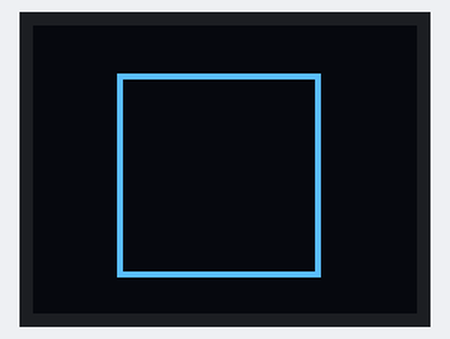
This sketch was run on a simulated Arduino Uno, built with avr-gcc and run on an emulated ATmega328P. On the bench: 64×48 one-colour display.

Above: at 0.39 s.
At 4.98 s:
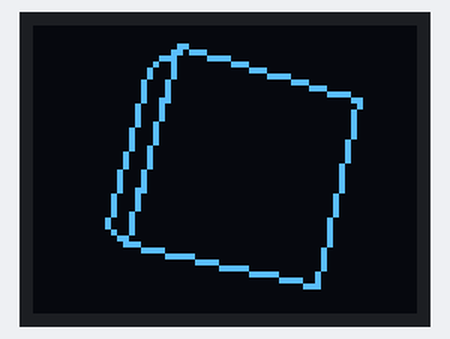
At 10.8 s:
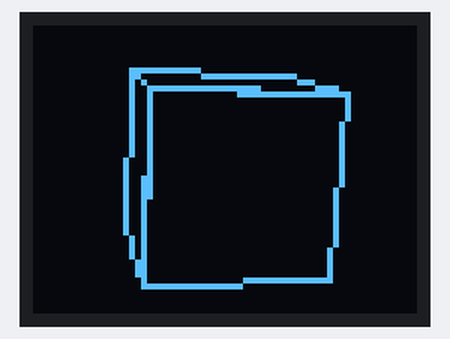
At 20.09 s:
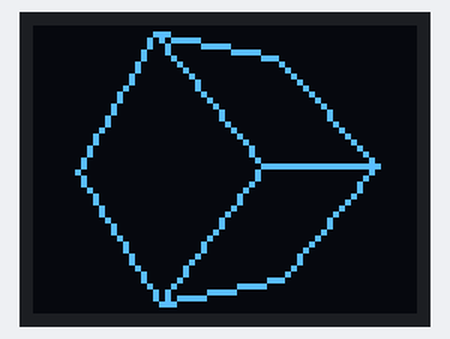
At 29.16 s:
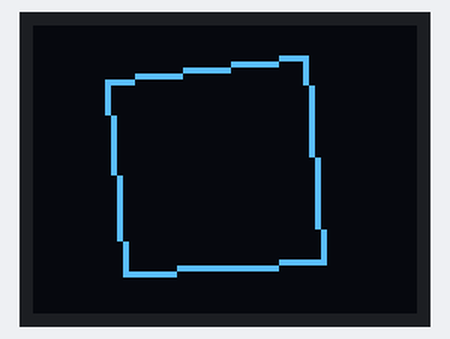
At 39.38 s:
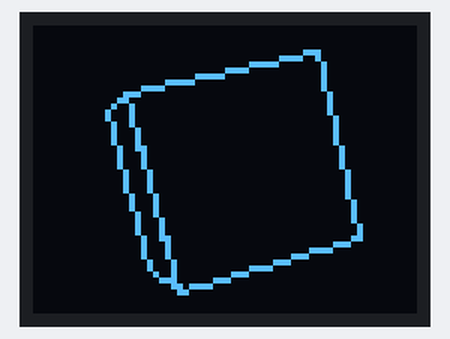

The sketch:

microview-3d-engine.ino
```cpp
#include <MicroView.h>
#include <math.h>
#include "3dengine.h"

// Choose a shape in this header file:
#include "shape.h"

Device *device;
Camera *camera;
Mesh *meshes[1];

void setup()
{
	int cameraLocation = 8;
	device = new Device();
    /*
    	3D Cube mesh:

		  4--------5       Left hand
    	 /|       /|       +y
	    0--------1 |       |
		| |      | |       +-- +x
		| 7------|-6      /
		|/       |/      +z
		3--------2

		Origin at center of 2x2 cube.

		Face is visible if vertices are ordered clockwise.
	*/

#ifdef CUBE
	Mesh *mesh = new Mesh(8, 12);
	mesh->vertices[0] = Vector3(-1, 1, 1);
	mesh->vertices[1] = Vector3(1, 1, 1);
	mesh->vertices[2] = Vector3(1, -1, 1);
	mesh->vertices[3] = Vector3(-1, -1, 1);
	mesh->vertices[4] = Vector3(-1, 1, -1);
	mesh->vertices[5] = Vector3(1, 1, -1);
	mesh->vertices[6] = Vector3(1, -1, -1);
	mesh->vertices[7] = Vector3(-1, -1, -1);

	mesh->faces[0] = Face(3, 0, 1);
	mesh->faces[1] = Face(1, 2, 3);
	mesh->faces[2] = Face(7, 4, 0);
	mesh->faces[3] = Face(0, 3, 7);
	mesh->faces[4] = Face(5, 4, 7);
	mesh->faces[5] = Face(7, 6, 5);

	mesh->faces[6] = Face(1, 5, 6);
	mesh->faces[7] = Face(6, 2, 1);
	mesh->faces[8] = Face(4, 5, 1);
	mesh->faces[9] = Face(1, 0, 4);
	mesh->faces[10] = Face(2, 6, 7);
	mesh->faces[11] = Face(7, 3, 2);
#endif


	// Icosahedron
	// (Don't forget to correct Device::render
	//  and adjust camera position!)
#ifdef ICOSAHEDRON
	cameraLocation = 10;

	Mesh *mesh = new Mesh(12, 20);
	float t = (1.0 + sqrt(5.0)) / 2.0;

	mesh->vertices[0] = Vector3( 0,  t,  1);
	mesh->vertices[1] = Vector3( 0,  t, -1);
	mesh->vertices[2] = Vector3( 0, -t,  1);
	mesh->vertices[3] = Vector3( 0, -t, -1);

	mesh->vertices[4] = Vector3( t, -1,  0);
	mesh->vertices[5] = Vector3( t,  1,  0);
	mesh->vertices[6] = Vector3(-t, -1,  0);
	mesh->vertices[7] = Vector3(-t,  1,  0);

	mesh->vertices[8] =  Vector3(-1,  0, -t);
	mesh->vertices[9] =  Vector3( 1,  0, -t);
	mesh->vertices[10] = Vector3(-1,  0,  t);
	mesh->vertices[11] = Vector3( 1,  0,  t);

	// create 20 triangles of the icosahedron
	mesh->faces[0] = Face(0, 1, 5);
	mesh->faces[1] = Face(5, 4, 11);
	mesh->faces[2] = Face(11, 10, 0);
	mesh->faces[3] = Face(0, 5, 11);
	mesh->faces[4] = Face(1, 9, 5);
	mesh->faces[5] = Face(5, 9, 4);
	mesh->faces[6] = Face(11, 4, 2);
	mesh->faces[7] = Face(11, 2, 10);
	mesh->faces[8] = Face(10, 7, 0);
	mesh->faces[9] = Face(7, 1, 0);
	mesh->faces[10] = Face(8, 6, 3);
	mesh->faces[11] = Face(8, 7, 6);
	mesh->faces[12] = Face(6, 2, 3);
	mesh->faces[13] = Face(3, 9, 8);
	mesh->faces[14] = Face(8, 1, 7);
	mesh->faces[15] = Face(6, 7, 10);
	mesh->faces[16] = Face(2, 6, 10);
	mesh->faces[17] = Face(4, 3, 2);
	mesh->faces[18] = Face(9, 3, 4);
	mesh->faces[19] = Face(9, 1, 8);
#endif

	// Simple space ship
#ifdef SPACESHIP
	Mesh *mesh = new Mesh(4,4);
	mesh->vertices[0] = Vector3(0,-0.5,1);
	mesh->vertices[1] = Vector3(0.5,-0.5,-1);
	mesh->vertices[2] = Vector3(-0.5,-0.5,-1);
	mesh->vertices[3] = Vector3(0, 0.5,-1);

	mesh->faces[0] = Face(1,3,2);
	mesh->faces[1] = Face(0,3,1);
	mesh->faces[2] = Face(0,2,3);
	mesh->faces[3] = Face(0,1,2);
#endif

	meshes[0] = mesh;

	camera = new Camera();
	camera->position = Vector3(0, 0, cameraLocation);
	camera->target = Vector3::zero();
}

void loop()
{
	device->clear();

	Mesh *mesh = meshes[0];

	mesh->rotation.x += 0.01;
	mesh->rotation.y += 0.01;

	device->render(camera, meshes, 1);

	device->present();
}
```

3dengine.h
```cpp
typedef unsigned char Color;
typedef unsigned char byte;

class Matrix;

class Vector3
{
public:
	float x;
	float y;
	float z;

	Vector3();
	Vector3(float x, float y, float z);

	Vector3 operator-(const Vector3& other);

	static Vector3 zero();
	static Vector3 up();
	static Vector3 transformCoordinate(Vector3 vector, Matrix transformation);
	static Vector3 cross(Vector3 left, Vector3 right);
	static float dot(Vector3 left, Vector3 right);

	float length();
	void normalize();
};

class Quaternion
{
public:
	float x;
	float y;
	float z;
	float w;

	Quaternion();

	static Quaternion rotationYawPitchRoll(float yaw, float pitch, float roll);

	Matrix toRotationMatrix();
};

class Matrix
{
public:
	float m[16];

	Matrix();
	Matrix(float m[16]);
	Matrix(float initialM11, float initialM12, float initialM13, float initialM14,
	       float initialM21, float initialM22, float initialM23, float initialM24,
	       float initialM31, float initialM32, float initialM33, float initialM34,
	       float initialM41, float initialM42, float initialM43, float initialM44);

	Matrix operator*(const Matrix& other);

	static Matrix zero();
	static Matrix identity();
	static Matrix translation(Vector3 vector);
	static Matrix translation(float x, float y, float z);
	static Matrix lookAtLH(Vector3 eye, Vector3 target, Vector3 up);
	static Matrix perspectiveFovLH(float fov, float aspect, float znear, float zfar);
	static Matrix rotationYawPitchRoll(float yaw, float pitch, float roll);
};

struct Face
{
public:
	byte a;
	byte b;
	byte c;
	Vector3 normal;

	Face();
	Face(byte a, byte b, byte c);
};

class Mesh
{
public:
	int numberOfVertices;
	Vector3 *vertices;
	int numberOfFaces;
	Face *faces;
	Vector3 position;
	Vector3 rotation;

	Mesh(int numberOfVertices, int numberOfFaces);
};

class Camera
{
public:
	Vector3 position;
	Vector3 target;

	Camera();
};

class Device
{
private:
	float width;
	float height;
public:
	Device();

	void clear();
	void present();
	Vector3 project(Vector3 coord, Matrix transMat);
	void drawPoint(Vector3 point);
	void drawLine(Vector3 point0, Vector3 point1);
	void render(Camera *camera, Mesh **meshes, int numberOfMeshes);
};
```

camera.cpp
```cpp
#include "3dengine.h"

Camera::Camera()
{
	this->position = Vector3::zero();
	this->target = Vector3::zero();
}
```

device.cpp
```cpp
#include <math.h>
#include <MicroView.h>
#include "3dengine.h"
#include "shape.h"

Device::Device()
{
	uView.begin();
	uView.clear(PAGE);
	width = uView.getLCDWidth();
	height = uView.getLCDHeight();
}

void Device::clear()
{
	uView.clear(PAGE);
}

void Device::present()
{
	uView.display();
}

Vector3 Device::project(Vector3 coord, Matrix transMat)
{
	Vector3 point = Vector3::transformCoordinate(coord, transMat);

	float x = point.x * width + width / 2.0;
	float y = -point.y * height + height / 2.0;

	return Vector3(x, y, point.z);
}

void Device::drawPoint(Vector3 point)
{
	uView.pixel((int)point.x, (int)point.y, WHITE, NORM);
}

void Device::drawLine(Vector3 point0, Vector3 point1)
{
	int x = (int)point0.x;
	int y = (int)point0.y;
	int x2 = (int)point1.x;
	int y2 = (int)point1.y;

	// Extremely Fast Line Algorithm (Po-Han Lin)
	// http://www.edepot.com

	bool yLonger = false;
	int shortLen = y2 - y;
	int longLen = x2 - x;
	if (abs(shortLen) > abs(longLen))
	{
		int swap = shortLen;
		shortLen = longLen;
		longLen = swap;
		yLonger = true;
	}
	int decInc;
	if (longLen == 0) decInc = 0;
	else decInc = (shortLen << 8) / longLen;

	if (yLonger)
	{
		if (longLen > 0)
		{
			longLen += y;
			for (int j = 0x80 + (x << 8); y <= longLen; ++y)
			{
				uView.pixel(j >> 8, y, WHITE, NORM);
				j += decInc;
			}
			return;
		}
		longLen += y;
		for (int j = 0x80 + (x << 8); y >= longLen; --y)
		{
			uView.pixel(j >> 8, y, WHITE, NORM);
			j -= decInc;
		}
		return;
	}

	if (longLen > 0)
	{
		longLen += x;
		for (int j = 0x80 + (y << 8); x <= longLen; ++x)
		{
			uView.pixel(x, j >> 8, WHITE, NORM);
			j += decInc;
		}
		return;
	}
	longLen += x;
	for (int j = 0x80 + (y << 8); x >= longLen; --x)
	{
		uView.pixel(x, j >> 8, WHITE, NORM);
		j -= decInc;
	}
}

void Device::render(Camera *camera, Mesh **meshes, int numberOfMeshes)
{
	Matrix viewMatrix = Matrix::lookAtLH(camera->position, camera->target, Vector3::up());
	Matrix projectionMatrix = Matrix::perspectiveFovLH(0.78, width / height, 0.01, 1.0);

	for(int i = 0; i < numberOfMeshes; i++)
	{
		Mesh *mesh = meshes[i];
		Matrix worldMatrix = Matrix::rotationYawPitchRoll(mesh->rotation.y,
		                     mesh->rotation.x,
		                     mesh->rotation.z) *
		                     Matrix::translation(mesh->position);

		Matrix transformMatrix = worldMatrix * viewMatrix * projectionMatrix;

#ifdef VERTICES_ONLY
		// This loop only draws the vertices, great for debuging
		for(int j=0; j < mesh->numberOfVertices; j++)
		{
			drawPoint(project(mesh->vertices[j], transformMatrix));
		}
#else
		// This loop draws the triangles
		for(int j = 0; j < mesh->numberOfFaces; j++)
		{
			Face face = mesh->faces[j];

			Vector3 vertexA = mesh->vertices[face.a];
			Vector3 vertexB = mesh->vertices[face.b];
			Vector3 vertexC = mesh->vertices[face.c];

			Vector3 pixelA = project(vertexA, transformMatrix);
			Vector3 pixelB = project(vertexB, transformMatrix);
			Vector3 pixelC = project(vertexC, transformMatrix);

			Vector3 u = pixelB - pixelA;
			Vector3 v = pixelC - pixelA;

			Vector3 normal = Vector3::cross(u, v);

			float result = Vector3::dot(camera->position - pixelA, normal);

			if (result < 0.0)
			{

				drawLine(pixelA, pixelB);
				drawLine(pixelB, pixelC);
#ifndef CUBE
				// Leaving this out removes the diagonal lines on the
				// cubes surface.
				drawLine(pixelA, pixelC);
#endif
			}
		}
#endif
	}
}
```

face.cpp
```cpp
#include "3dengine.h"

Face::Face()
{

}

Face::Face(byte a, byte b, byte c)
{
	this->a = a;
	this->b = b;
	this->c = c;
}
```

matrix.cpp
```cpp
#include <math.h>
#include <string.h>
#include "3dengine.h"

Matrix::Matrix()
{
	memset(this, 0, sizeof(Matrix));
}

Matrix::Matrix(float m[16])
{
	memcpy(this->m, m, sizeof(float[16]));
}

Matrix::Matrix(float initialM11, float initialM12, float initialM13, float initialM14,
               float initialM21, float initialM22, float initialM23, float initialM24,
               float initialM31, float initialM32, float initialM33, float initialM34,
               float initialM41, float initialM42, float initialM43, float initialM44)
{
	this->m[0] = initialM11;
	this->m[1] = initialM12;
	this->m[2] = initialM13;
	this->m[3] = initialM14;
	this->m[4] = initialM21;
	this->m[5] = initialM22;
	this->m[6] = initialM23;
	this->m[7] = initialM24;
	this->m[8] = initialM31;
	this->m[9] = initialM32;
	this->m[10] = initialM33;
	this->m[11] = initialM34;
	this->m[12] = initialM41;
	this->m[13] = initialM42;
	this->m[14] = initialM43;
	this->m[15] = initialM44;
}


Matrix Matrix::operator*(const Matrix& other)
{
	float tm0 = m[0];
	float tm1 = m[1];
	float tm2 = m[2];
	float tm3 = m[3];
	float tm4 = m[4];
	float tm5 = m[5];
	float tm6 = m[6];
	float tm7 = m[7];
	float tm8 = m[8];
	float tm9 = m[9];
	float tm10 = m[10];
	float tm11 = m[11];
	float tm12 = m[12];
	float tm13 = m[13];
	float tm14 = m[14];
	float tm15 = m[15];

	float om0 = other.m[0];
	float om1 = other.m[1];
	float om2 = other.m[2];
	float om3 = other.m[3];
	float om4 = other.m[4];
	float om5 = other.m[5];
	float om6 = other.m[6];
	float om7 = other.m[7];
	float om8 = other.m[8];
	float om9 = other.m[9];
	float om10 = other.m[10];
	float om11 = other.m[11];
	float om12 = other.m[12];
	float om13 = other.m[13];
	float om14 = other.m[14];
	float om15 = other.m[15];

	float result[16];
	int offset = 0;

	result[offset] = tm0 * om0 + tm1 * om4 + tm2 * om8 + tm3 * om12;
	result[offset + 1] = tm0 * om1 + tm1 * om5 + tm2 * om9 + tm3 * om13;
	result[offset + 2] = tm0 * om2 + tm1 * om6 + tm2 * om10 + tm3 * om14;
	result[offset + 3] = tm0 * om3 + tm1 * om7 + tm2 * om11 + tm3 * om15;

	result[offset + 4] = tm4 * om0 + tm5 * om4 + tm6 * om8 + tm7 * om12;
	result[offset + 5] = tm4 * om1 + tm5 * om5 + tm6 * om9 + tm7 * om13;
	result[offset + 6] = tm4 * om2 + tm5 * om6 + tm6 * om10 + tm7 * om14;
	result[offset + 7] = tm4 * om3 + tm5 * om7 + tm6 * om11 + tm7 * om15;

	result[offset + 8] = tm8 * om0 + tm9 * om4 + tm10 * om8 + tm11 * om12;
	result[offset + 9] = tm8 * om1 + tm9 * om5 + tm10 * om9 + tm11 * om13;
	result[offset + 10] = tm8 * om2 + tm9 * om6 + tm10 * om10 + tm11 * om14;
	result[offset + 11] = tm8 * om3 + tm9 * om7 + tm10 * om11 + tm11 * om15;

	result[offset + 12] = tm12 * om0 + tm13 * om4 + tm14 * om8 + tm15 * om12;
	result[offset + 13] = tm12 * om1 + tm13 * om5 + tm14 * om9 + tm15 * om13;
	result[offset + 14] = tm12 * om2 + tm13 * om6 + tm14 * om10 + tm15 * om14;
	result[offset + 15] = tm12 * om3 + tm13 * om7 + tm14 * om11 + tm15 * om15;

	return Matrix(result);
}

Matrix Matrix::zero()
{
	return Matrix();
}

Matrix Matrix::identity()
{
	return Matrix(1, 0, 0, 0,
	              0, 1, 0, 0,
	              0, 0, 1, 0,
	              0, 0, 0, 1);
}

Matrix Matrix::translation(Vector3 vector)
{
	return Matrix(1, 0, 0, 0,
	              0, 1, 0, 0,
	              0, 0, 1, 0,
	              vector.x, vector.y, vector.z, 1);
}

Matrix Matrix::translation(float x, float y, float z)
{
	return Matrix(1, 0, 0, 0,
	              0, 1, 0, 0,
	              0, 0, 1, 0,
	              x, y, z, 1);
}

Matrix Matrix::lookAtLH(Vector3 eye, Vector3 target, Vector3 up)
{
	// Z Axis
	Vector3 zAxis = target - eye;
	zAxis.normalize();

	// X Axis
	Vector3 xAxis = Vector3::cross(up, zAxis);
	xAxis.normalize();

	// Y Axis
	Vector3 yAxis = Vector3::cross(zAxis, xAxis);
	yAxis.normalize();

	// Eye Angles
	float ex = -Vector3::dot(xAxis, eye);
	float ey = -Vector3::dot(yAxis, eye);
	float ez = -Vector3::dot(zAxis, eye);

	return Matrix(xAxis.x, yAxis.x, zAxis.x, 0,
	              xAxis.y, yAxis.y, zAxis.y, 0,
	              xAxis.z, yAxis.z, zAxis.z, 0,
	              ex, ey, ez, 1);
}

Matrix Matrix::perspectiveFovLH(float fov, float aspect, float znear, float zfar)
{
	Matrix result;
	float t = 1.0 / (tan(fov * 0.5));

	result.m[0] = t / aspect;
	result.m[1] = result.m[2] = result.m[3] = 0.0;
	result.m[5] = t;
	result.m[4] = result.m[6] = result.m[7] = 0.0;
	result.m[8] = result.m[9] = 0.0;
	result.m[10] = -zfar / (znear - zfar);
	result.m[11] = 1.0;
	result.m[12] = result.m[13] = result.m[15] = 0.0;
	result.m[14] = (znear * zfar) / (znear - zfar);

	return result;
}

Matrix Matrix::rotationYawPitchRoll(float yaw, float pitch, float roll)
{
	return Quaternion::rotationYawPitchRoll(yaw, pitch, roll).toRotationMatrix();
}
```

mesh.cpp
```cpp
#include "3dengine.h"

Mesh::Mesh(int numberOfVertices, int numberOfFaces)
{
	this->numberOfVertices = numberOfVertices;
	this->vertices = new Vector3[numberOfVertices];
	this->numberOfFaces = numberOfFaces;
	this->faces = new Face[numberOfFaces];
}
```

quaternion.cpp
```cpp
#include <math.h>
#include "3dengine.h"

Quaternion::Quaternion()
{
	this->x = 0;
	this->y = 0;
	this->z = 0;
	this->w = 0;
}

Quaternion Quaternion::rotationYawPitchRoll(float yaw, float pitch, float roll)
{
	float halfRoll = roll * 0.5;
	float halfPitch = pitch * 0.5;
	float halfYaw = yaw * 0.5;

	float sinRoll = sin(halfRoll);
	float cosRoll = cos(halfRoll);
	float sinPitch = sin(halfPitch);
	float cosPitch = cos(halfPitch);
	float sinYaw = sin(halfYaw);
	float cosYaw = cos(halfYaw);

	Quaternion result;

	result.x = (cosYaw * sinPitch * cosRoll) + (sinYaw * cosPitch * sinRoll);
	result.y = (sinYaw * cosPitch * cosRoll) - (cosYaw * sinPitch * sinRoll);
	result.z = (cosYaw * cosPitch * sinRoll) - (sinYaw * sinPitch * cosRoll);
	result.w = (cosYaw * cosPitch * cosRoll) + (sinYaw * sinPitch * sinRoll);

	return result;
}

Matrix Quaternion::toRotationMatrix()
{
	float xx = x * x;
	float yy = y * y;
	float zz = z * z;
	float xy = x * y;
	float zw = z * w;
	float zx = z * x;
	float yw = y * w;
	float yz = y * z;
	float xw = x * w;

	Matrix result;

	result.m[0] = 1.0 - (2.0 * (yy + zz));
	result.m[1] = 2.0 * (xy + zw);
	result.m[2] = 2.0 * (zx - yw);
	result.m[3] = 0;
	result.m[4] = 2.0 * (xy - zw);
	result.m[5] = 1.0 - (2.0 * (zz + xx));
	result.m[6] = 2.0 * (yz + xw);
	result.m[7] = 0;
	result.m[8] = 2.0 * (zx + yw);
	result.m[9] = 2.0 * (yz - xw);
	result.m[10] = 1.0 - (2.0 * (yy + xx));
	result.m[11] = 0;
	result.m[12] = 0;
	result.m[13] = 0;
	result.m[14] = 0;
	result.m[15] = 1.0;

	return result;
}
```

shape.h
```cpp
// Uncomment only one shape below at a time.
#define CUBE
//#define ICOSAHEDRON
//#define SPACESHIP
```

vector3.cpp
```cpp
#include <math.h>
#include "3dengine.h"

Vector3::Vector3()
{
	this->x = 0;
	this->y = 0;
	this->z = 0;
}

Vector3::Vector3(float x, float y, float z)
{
	this->x = x;
	this->y = y;
	this->z = z;
}

Vector3 Vector3::operator-(const Vector3& other)
{
	return Vector3(x - other.x, y - other.y, z - other.z);
}

Vector3 Vector3::zero()
{
	return Vector3();
}

Vector3 Vector3::up()
{
	return Vector3(0, 1, 0);

}

Vector3 Vector3::transformCoordinate(Vector3 vector, Matrix transformation)
{
	Vector3 result;

	float x = (vector.x * transformation.m[0]) + (vector.y * transformation.m[4]) + (vector.z * transformation.m[8]) + transformation.m[12];
	float y = (vector.x * transformation.m[1]) + (vector.y * transformation.m[5]) + (vector.z * transformation.m[9]) + transformation.m[13];
	float z = (vector.x * transformation.m[2]) + (vector.y * transformation.m[6]) + (vector.z * transformation.m[10]) + transformation.m[14];
	float w = (vector.x * transformation.m[3]) + (vector.y * transformation.m[7]) + (vector.z * transformation.m[11]) + transformation.m[15];

	result.x = x / w;
	result.y = y / w;
	result.z = z / w;

	return result;
}

Vector3 Vector3::cross(Vector3 left, Vector3 right)
{
	Vector3 result;

	result.x = left.y * right.z - left.z * right.y;
	result.y = left.z * right.x - left.x * right.z;
	result.z = left.x * right.y - left.y * right.x;

	return result;
}

float Vector3::dot(Vector3 left, Vector3 right)
{
	return (left.x * right.x + left.y * right.y + left.z * right.z);
}

float Vector3::length()
{
	return sqrt(x * x + y * y + z * z);
}

void Vector3::normalize()
{
	float len = length();

	if (len == 0)
	{
		return;
	}

	float num = 1.0 / len;

	x *= num;
	y *= num;
	z *= num;
}
```
